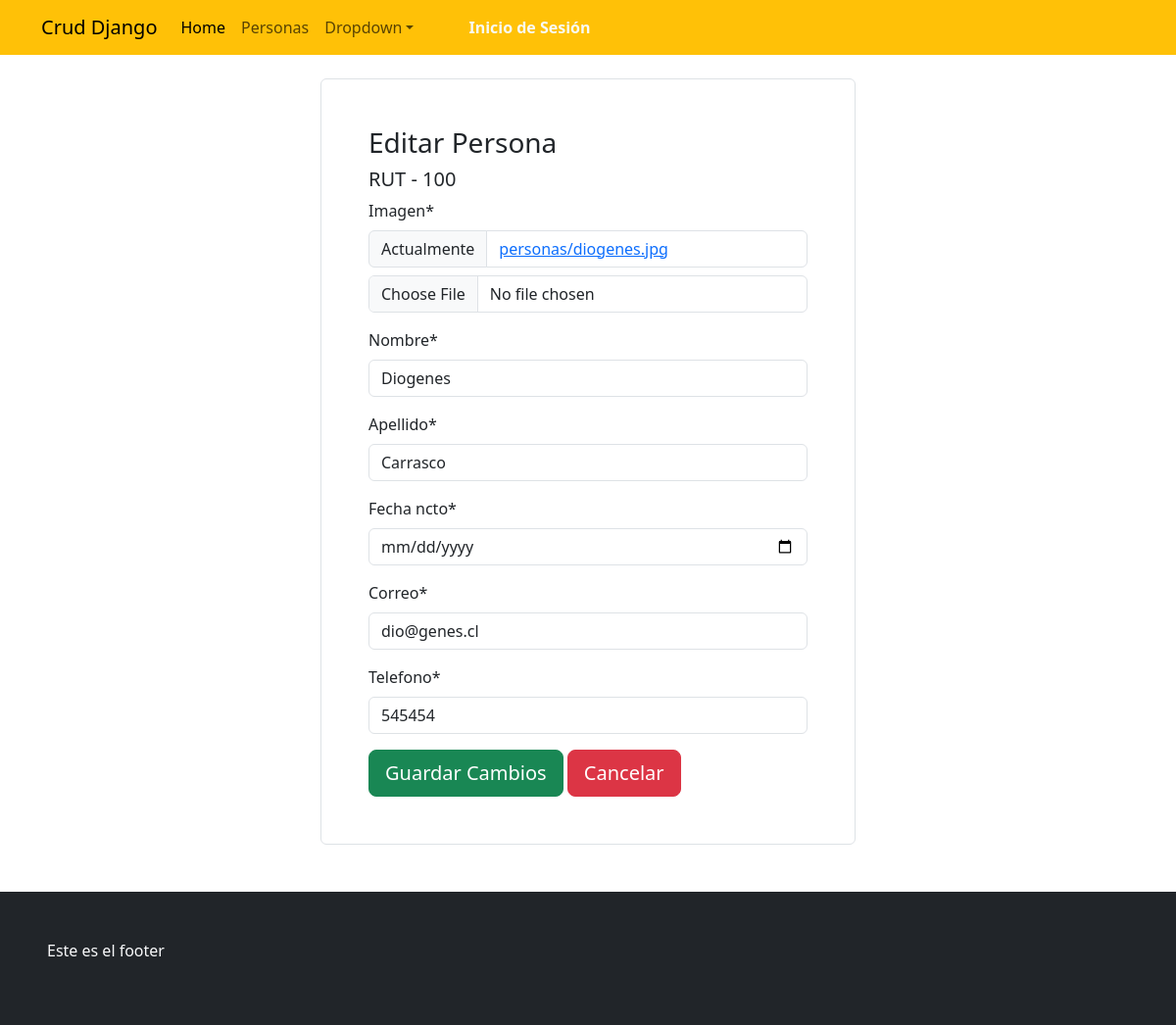
The page /modificarpersona/100 on the database as committed earlier.
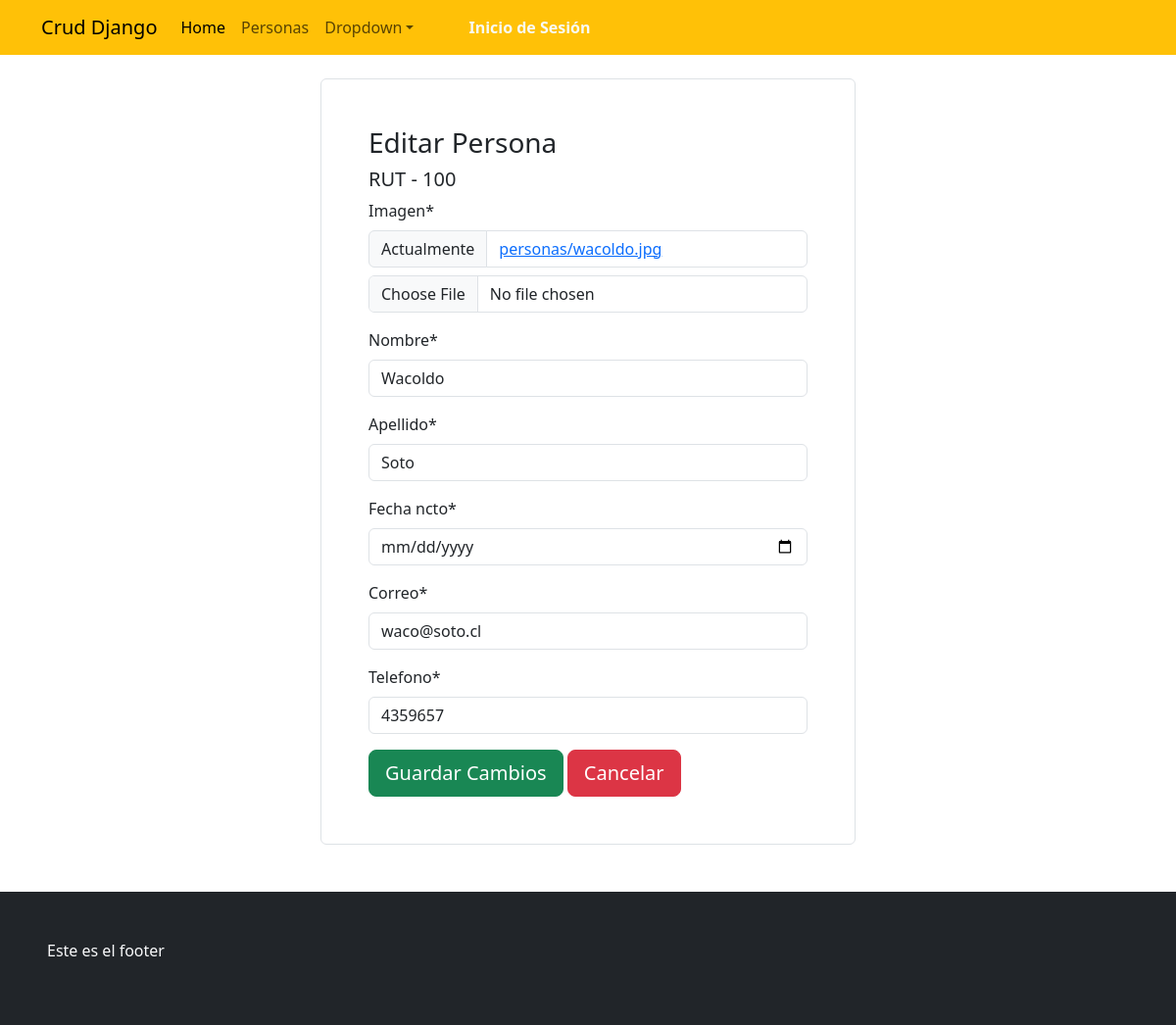
The same page on the database as committed later.
### appcrud/models.py (models this page shows, shortened)
class Persona(models.Model):
    rut=models.CharField(max_length=10,primary_key=True, null=False)
    nombre=models.CharField(max_length=50,null=False)
    apellido=models.CharField(max_length=50, null=False)
    fecha_ncto=models.DateField(verbose_name='Fecha de Nacimiento',error_messages='ta malo')
    correo=models.EmailField(error_messages='coloca bien el correo...')
    telefono=models.IntegerField()
    imagen=models.ImageField(upload_to='personas',null=True)

### appcrud/views.py (the view)
# urls.py: path('modificarpersona/<id>',modificarpersona, name='modificarpersona'),
def modificarpersona(request, id):
    persona=get_object_or_404(Persona,rut=id)
    form=UpdatePersonaForm(instance=persona)
    datos={
        "form":form,
        "persona":persona
    }
    if request.method=="POST":
        form=UpdatePersonaForm(data=request.POST, files=request.FILES, instance=persona)
        if form.is_valid():
            form.save()
            messages.warning(request,'Persona Modificada')
            return redirect(to='personas')
    return render(request,'appcrud/modificarpersona.html',datos)

### appcrud/forms.py
class UpdatePersonaForm(forms.ModelForm):
    fecha_ncto=forms.DateField(widget=forms.DateInput(attrs={'type': 'date'}))
    class Meta:
        model = Persona
        fields = ['imagen','nombre', 'apellido','fecha_ncto', 'correo','telefono']

### appcrud/templates/appcrud/modificarpersona.html (shortened to what this page needs)
{% extends "appcrud/base.html" %}
{% load static %}
{% load crispy_forms_tags %}
{% block contenido %}
<div class="container">
    <div class='mt-4 mb-5'>
        <div class="row">
            <div class="col-lg-3"></div>
            <div class="col-lg-6">
                <div class="p-5 border rounded">
                    <h3>Editar Persona</h3>
                    <h5>RUT - {{persona.rut}}</h5>
                    <form action="" method="post" enctype="multipart/form-data">
                       {{form | crispy}}
                        <div class="mt-3">
                            <input type="submit" value="Guardar Cambios" class="btn btn-success btn-lg">
                            <a href="{% url "personas" %}"><input type="button" value="Cancelar" class="btn btn-danger btn-lg"></a>
                        </div>
                    </form>
                </div>
            </div>
            <div class="col-lg-3"></div>
        </div>
    </div>
</div>
{% endblock contenido %}

Rows that differ between the two databases and show on the page:
changed Persona id 100: nombre "Diogenes" → "Wacoldo"; apellido "Carrasco" → "Soto"; correo "dio@genes.cl" → "waco@soto.cl"; telefono "545454" → "4359657"
Other text that changed with them:
text no longer shown: "Imagen * Actualmente personas/diogenes.jpg Nombre * Apellido * Fecha ncto * Correo * Telefono *"
text now shown: "Imagen * Actualmente personas/wacoldo.jpg Nombre * Apellido * Fecha ncto * Correo * Telefono *"
